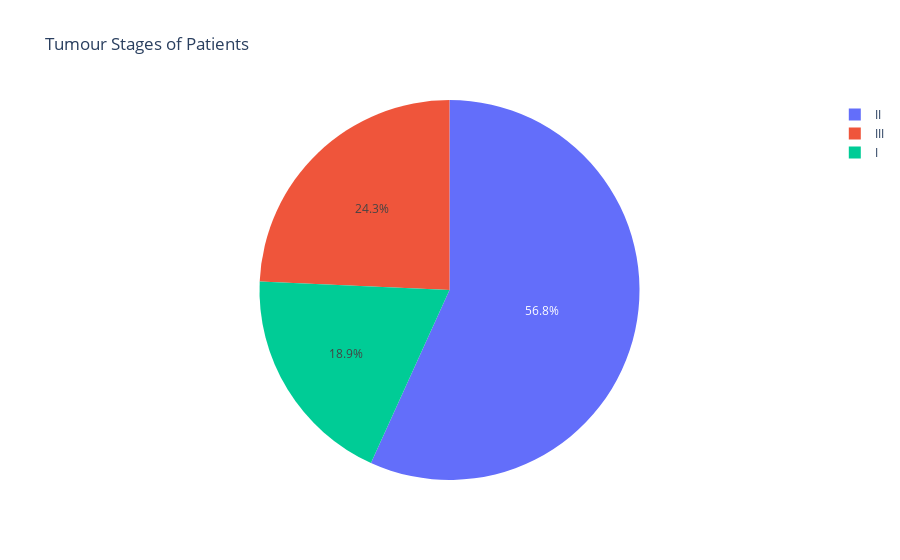

This figure's notebook cell:
### Code cell
stage = data["Tumour_Stage"].value_counts()
transactions = stage.index
quantity = stage.values

figure = px.pie(data, 
             values=quantity, 
             names=transactions, 
             title="Tumour Stages of Patients")
figure.show()

### Figure 1 — Plotly figure (JSON) as saved in the notebook; plotly's stock layout.template omitted (floating-point values rounded to 4 significant figures)
{"data": [{"domain": {"x": [0, 1], "y": [0, 1]}, "hovertemplate": "label=%{label}<br>value=%{value}<extra></extra>", "labels": ["II", "III", "I"], "legendgroup": "", "name": "", "showlegend": true, "type": "pie", "values": [180, 77, 60]}], "layout": {"legend": {"tracegroupgap": 0}, "title": {"text": "Tumour Stages of Patients"}}}
